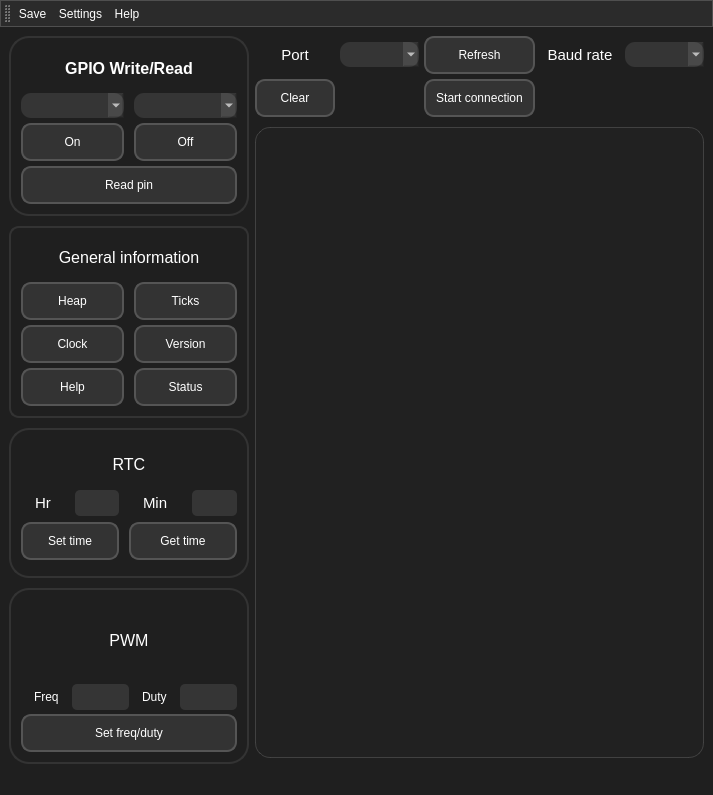
<?xml version="1.0" encoding="UTF-8"?>
<ui version="4.0">
 <class>MainWindow</class>
 <widget class="QMainWindow" name="MainWindow">
  <property name="geometry">
   <rect>
    <x>0</x>
    <y>0</y>
    <width>713</width>
    <height>795</height>
   </rect>
  </property>
  <property name="windowTitle">
   <string>MainWindow</string>
  </property>
  <property name="styleSheet">
   <string notr="true">background-color: #1f1f1f;  /* Idle: Dark grey/black */</string>
  </property>
  <widget class="QWidget" name="centralwidget">
   <property name="sizePolicy">
    <sizepolicy hsizetype="Expanding" vsizetype="Expanding">
     <horstretch>0</horstretch>
     <verstretch>0</verstretch>
    </sizepolicy>
   </property>
   <layout class="QGridLayout" name="gridLayout_2">
    <item row="0" column="2">
     <layout class="QGridLayout" name="gridLayout" rowstretch="0,0,0">
      <property name="verticalSpacing">
       <number>10</number>
      </property>
      <item row="2" column="0">
       <widget class="QTextEdit" name="log">
        <property name="sizePolicy">
         <sizepolicy hsizetype="Expanding" vsizetype="Expanding">
          <horstretch>0</horstretch>
          <verstretch>0</verstretch>
         </sizepolicy>
        </property>
        <property name="minimumSize">
         <size>
          <width>0</width>
          <height>0</height>
         </size>
        </property>
        <property name="font">
         <font>
          <family>Consolas</family>
          <pointsize>14</pointsize>
         </font>
        </property>
        <property name="focusPolicy">
         <enum>Qt::ClickFocus</enum>
        </property>
        <property name="styleSheet">
         <string notr="true">QTextEdit {
    border-image: url(images/bgLog.jpg);  /* Background image */
    background-color: rgba(53, 53, 53, 0.1);  /* Semi-transparent dark background */
    color: #ffffff;  /* White text color */
    font-family: Consolas, monospace;  /* Font settings */
    font-size: 14pt;  /* Font size */
    border: 1px solid rgba(79, 79, 79, 0.7);  /* Semi-transparent border */
    padding: 5px;  /* Padding inside the text edit */
    border-radius: 15px;  /* Rounded corners */
}</string>
        </property>
        <property name="readOnly">
         <bool>true</bool>
        </property>
        <property name="html">
         <string>&lt;!DOCTYPE HTML PUBLIC &quot;-//W3C//DTD HTML 4.0//EN&quot; &quot;http://www.w3.org/TR/REC-html40/strict.dtd&quot;&gt;
&lt;html&gt;&lt;head&gt;&lt;meta name=&quot;qrichtext&quot; content=&quot;1&quot; /&gt;&lt;style type=&quot;text/css&quot;&gt;
p, li { white-space: pre-wrap; }
&lt;/style&gt;&lt;/head&gt;&lt;body style=&quot; font-family:'Consolas','monospace'; font-size:14pt; font-weight:400; font-style:normal;&quot;&gt;
&lt;p align=&quot;justify&quot; style=&quot;-qt-paragraph-type:empty; margin-top:0px; margin-bottom:0px; margin-left:0px; margin-right:0px; -qt-block-indent:0; text-indent:0px; font-family:'MS Shell Dlg 2'; font-size:12pt;&quot;&gt;&lt;br /&gt;&lt;/p&gt;&lt;/body&gt;&lt;/html&gt;</string>
        </property>
       </widget>
      </item>
      <item row="1" column="0">
       <layout class="QGridLayout" name="gridLayout_3">
        <property name="topMargin">
         <number>0</number>
        </property>
        <property name="spacing">
         <number>5</number>
        </property>
        <item row="0" column="1">
         <widget class="QComboBox" name="portSelector">
          <property name="maximumSize">
           <size>
            <width>16777215</width>
            <height>25</height>
           </size>
          </property>
          <property name="styleSheet">
           <string notr="true">background-color: rgba(255, 255, 255, 0.1);
border-radius:10px;
color:white;
border-image:none;            
</string>
          </property>
         </widget>
        </item>
        <item row="0" column="4">
         <widget class="QComboBox" name="baudrateSelector">
          <property name="maximumSize">
           <size>
            <width>16777215</width>
            <height>25</height>
           </size>
          </property>
          <property name="styleSheet">
           <string notr="true">background-color: rgba(255, 255, 255, 0.1);
border-radius:10px;
color:white;
border-image:none;            
</string>
          </property>
         </widget>
        </item>
        <item row="0" column="3">
         <widget class="QLabel" name="label_10">
          <property name="font">
           <font>
            <family>Arial</family>
            <pointsize>11</pointsize>
           </font>
          </property>
          <property name="styleSheet">
           <string notr="true">background-color: #1f1f1f;  /* Idle: Dark grey/black */
border-radius:10px;
color:white;
border-image:none;
border: none;</string>
          </property>
          <property name="text">
           <string>Baud rate</string>
          </property>
          <property name="alignment">
           <set>Qt::AlignCenter</set>
          </property>
         </widget>
        </item>
        <item row="0" column="2">
         <widget class="QPushButton" name="refreshButton">
          <property name="styleSheet">
           <string notr="true">            QPushButton {
                color: white;
                background-color: #333333;  /* Idle: Dark grey/black */
                border: 2px solid #555555;  /* Darker border */
                border-radius: 10px;
                padding: 10px;
				border-image:none;
            }
            QPushButton:hover {
                background-color: #444444;  /* Hover: Slightly lighter grey */
                border: 2px solid #777777;  /* Lighter border on hover */
            }
            QPushButton:pressed {
                background-color: #222222;  /* Pressed: Darker black */
                border: 2px solid #999999;  /* Even lighter border when pressed */
            }</string>
          </property>
          <property name="text">
           <string>Refresh</string>
          </property>
         </widget>
        </item>
        <item row="0" column="0">
         <widget class="QLabel" name="label_9">
          <property name="font">
           <font>
            <family>Arial</family>
            <pointsize>11</pointsize>
           </font>
          </property>
          <property name="styleSheet">
           <string notr="true">background-color: #1f1f1f;  /* Idle: Dark grey/black */
border-radius:10px;
color:white;
border-image:none;
border: none;</string>
          </property>
          <property name="text">
           <string>Port</string>
          </property>
          <property name="alignment">
           <set>Qt::AlignCenter</set>
          </property>
         </widget>
        </item>
        <item row="1" column="0">
         <widget class="QPushButton" name="clearButton">
          <property name="styleSheet">
           <string notr="true">            QPushButton {
                color: white;
                background-color: #333333;  /* Idle: Dark grey/black */
                border: 2px solid #555555;  /* Darker border */
                border-radius: 10px;
                padding: 10px;
				border-image:none;
            }
            QPushButton:hover {
                background-color: #444444;  /* Hover: Slightly lighter grey */
                border: 2px solid #777777;  /* Lighter border on hover */
            }
            QPushButton:pressed {
                background-color: #222222;  /* Pressed: Darker black */
                border: 2px solid #999999;  /* Even lighter border when pressed */
            }</string>
          </property>
          <property name="text">
           <string>Clear</string>
          </property>
         </widget>
        </item>
        <item row="1" column="3" colspan="2">
         <spacer name="horizontalSpacer">
          <property name="orientation">
           <enum>Qt::Horizontal</enum>
          </property>
          <property name="sizeHint" stdset="0">
           <size>
            <width>40</width>
            <height>20</height>
           </size>
          </property>
         </spacer>
        </item>
        <item row="1" column="2">
         <widget class="QPushButton" name="startConnectionButton">
          <property name="styleSheet">
           <string notr="true">            QPushButton {
                color: white;
                background-color: #333333;  /* Idle: Dark grey/black */
                border: 2px solid #555555;  /* Darker border */
                border-radius: 10px;
                padding: 10px;
				border-image:none;
            }
            QPushButton:hover {
                background-color: #444444;  /* Hover: Slightly lighter grey */
                border: 2px solid #777777;  /* Lighter border on hover */
            }
            QPushButton:pressed {
                background-color: #222222;  /* Pressed: Darker black */
                border: 2px solid #999999;  /* Even lighter border when pressed */
            }</string>
          </property>
          <property name="text">
           <string>Start connection</string>
          </property>
         </widget>
        </item>
       </layout>
      </item>
     </layout>
    </item>
    <item row="0" column="0" rowspan="2" colspan="2">
     <layout class="QVBoxLayout" name="controlLayout" stretch="0,0,0,0">
      <property name="spacing">
       <number>10</number>
      </property>
      <item>
       <widget class="QFrame" name="frameGpio">
        <property name="maximumSize">
         <size>
          <width>240</width>
          <height>230</height>
         </size>
        </property>
        <property name="styleSheet">
         <string notr="true">
            QFrame {
				border-image:url(images/background.jpg);
                background-position: center; /* Position of the background image */
                background-repeat: no-repeat; /* Prevent the image from repeating */
                border: 2px solid #333333; /* Border color and width */
                border-radius: 20px; /* Rounded corners */
                padding: 10px; /* Padding inside the frame */
				color:white;
            }</string>
        </property>
        <property name="frameShape">
         <enum>QFrame::StyledPanel</enum>
        </property>
        <property name="frameShadow">
         <enum>QFrame::Raised</enum>
        </property>
        <layout class="QGridLayout" name="gridLayout_9">
         <property name="leftMargin">
          <number>0</number>
         </property>
         <property name="topMargin">
          <number>0</number>
         </property>
         <property name="rightMargin">
          <number>0</number>
         </property>
         <property name="bottomMargin">
          <number>0</number>
         </property>
         <property name="spacing">
          <number>0</number>
         </property>
         <item row="0" column="0" colspan="2">
          <layout class="QGridLayout" name="projectSelectionLayout_2" rowstretch="0,0,0,0,0,0,0" columnstretch="0,0">
           <property name="horizontalSpacing">
            <number>10</number>
           </property>
           <property name="verticalSpacing">
            <number>5</number>
           </property>
           <item row="0" column="0" colspan="2">
            <widget class="QLabel" name="labelProjectSelection_2">
             <property name="minimumSize">
              <size>
               <width>0</width>
               <height>40</height>
              </size>
             </property>
             <property name="maximumSize">
              <size>
               <width>16777215</width>
               <height>40</height>
              </size>
             </property>
             <property name="font">
              <font>
               <family>Arial</family>
               <pointsize>12</pointsize>
               <weight>75</weight>
               <italic>false</italic>
               <bold>true</bold>
              </font>
             </property>
             <property name="styleSheet">
              <string notr="true">background-color: #1f1f1f;  /* Idle: Dark grey/black */
border-radius:10px;
color:white;
border-image:none;
border: none;</string>
             </property>
             <property name="text">
              <string>GPIO Write/Read</string>
             </property>
             <property name="alignment">
              <set>Qt::AlignCenter</set>
             </property>
            </widget>
           </item>
           <item row="6" column="0" colspan="2">
            <widget class="QPushButton" name="readPinButton">
             <property name="styleSheet">
              <string notr="true">            QPushButton {
                color: white;
                background-color: #333333;  /* Idle: Dark grey/black */
                border: 2px solid #555555;  /* Darker border */
                border-radius: 10px;
                padding: 10px;
				border-image:none;
            }
            QPushButton:hover {
                background-color: #444444;  /* Hover: Slightly lighter grey */
                border: 2px solid #777777;  /* Lighter border on hover */
            }
            QPushButton:pressed {
                background-color: #222222;  /* Pressed: Darker black */
                border: 2px solid #999999;  /* Even lighter border when pressed */
            }</string>
             </property>
             <property name="text">
              <string>Read pin</string>
             </property>
            </widget>
           </item>
           <item row="2" column="0" colspan="2">
            <layout class="QHBoxLayout" name="horizontalLayout">
             <property name="spacing">
              <number>10</number>
             </property>
             <property name="topMargin">
              <number>0</number>
             </property>
             <item>
              <widget class="QComboBox" name="gpioSelector">
               <property name="minimumSize">
                <size>
                 <width>0</width>
                 <height>25</height>
                </size>
               </property>
               <property name="maximumSize">
                <size>
                 <width>16777215</width>
                 <height>25</height>
                </size>
               </property>
               <property name="styleSheet">
                <string notr="true">background-color: rgba(255, 255, 255, 0.1);
border-radius:10px;
color:white;
border-image:none;            
</string>
               </property>
              </widget>
             </item>
             <item>
              <widget class="QComboBox" name="pinSelector">
               <property name="minimumSize">
                <size>
                 <width>0</width>
                 <height>25</height>
                </size>
               </property>
               <property name="maximumSize">
                <size>
                 <width>16777215</width>
                 <height>25</height>
                </size>
               </property>
               <property name="styleSheet">
                <string notr="true">background-color: rgba(255, 255, 255, 0.1);
border-radius:10px;
color:white;
border-image:none;            
</string>
               </property>
              </widget>
             </item>
            </layout>
           </item>
           <item row="3" column="0" colspan="2">
            <layout class="QHBoxLayout" name="horizontalLayout_5">
             <property name="spacing">
              <number>10</number>
             </property>
             <property name="topMargin">
              <number>0</number>
             </property>
             <item>
              <widget class="QPushButton" name="onButton">
               <property name="sizePolicy">
                <sizepolicy hsizetype="Expanding" vsizetype="Fixed">
                 <horstretch>0</horstretch>
                 <verstretch>0</verstretch>
                </sizepolicy>
               </property>
               <property name="styleSheet">
                <string notr="true">            QPushButton {
                color: white;
                background-color: #333333;  /* Idle: Dark grey/black */
                border: 2px solid #555555;  /* Darker border */
                border-radius: 10px;
                padding: 10px;
				border-image:none;
            }
            QPushButton:hover {
                background-color: #444444;  /* Hover: Slightly lighter grey */
                border: 2px solid #777777;  /* Lighter border on hover */
            }
            QPushButton:pressed {
                background-color: #222222;  /* Pressed: Darker black */
                border: 2px solid #999999;  /* Even lighter border when pressed */
            }</string>
               </property>
               <property name="text">
                <string>On</string>
               </property>
              </widget>
             </item>
             <item>
              <widget class="QPushButton" name="offButton">
               <property name="sizePolicy">
                <sizepolicy hsizetype="Expanding" vsizetype="Fixed">
                 <horstretch>0</horstretch>
                 <verstretch>0</verstretch>
                </sizepolicy>
               </property>
               <property name="styleSheet">
                <string notr="true">            QPushButton {
                color: white;
                background-color: #333333;  /* Idle: Dark grey/black */
                border: 2px solid #555555;  /* Darker border */
                border-radius: 10px;
                padding: 10px;
				border-image:none;
            }
            QPushButton:hover {
                background-color: #444444;  /* Hover: Slightly lighter grey */
                border: 2px solid #777777;  /* Lighter border on hover */
            }
            QPushButton:pressed {
                background-color: #222222;  /* Pressed: Darker black */
                border: 2px solid #999999;  /* Even lighter border when pressed */
            }</string>
               </property>
               <property name="text">
                <string>Off</string>
               </property>
              </widget>
             </item>
            </layout>
           </item>
          </layout>
         </item>
        </layout>
       </widget>
      </item>
      <item>
       <widget class="QFrame" name="frameInformation">
        <property name="maximumSize">
         <size>
          <width>240</width>
          <height>16777215</height>
         </size>
        </property>
        <property name="styleSheet">
         <string notr="true">
            QFrame {
				border-image:url(images/background.jpg);
                background-position: center; /* Position of the background image */
                background-repeat: no-repeat; /* Prevent the image from repeating */
                border: 2px solid #333333; /* Border color and width */
                border-radius: 10px; /* Rounded corners */
                padding: 10px; /* Padding inside the frame */
				color:white;
            }</string>
        </property>
        <property name="frameShape">
         <enum>QFrame::StyledPanel</enum>
        </property>
        <property name="frameShadow">
         <enum>QFrame::Raised</enum>
        </property>
        <layout class="QGridLayout" name="gridLayout_10">
         <property name="leftMargin">
          <number>0</number>
         </property>
         <property name="topMargin">
          <number>0</number>
         </property>
         <property name="rightMargin">
          <number>0</number>
         </property>
         <property name="bottomMargin">
          <number>0</number>
         </property>
         <property name="spacing">
          <number>0</number>
         </property>
         <item row="1" column="0">
          <layout class="QGridLayout" name="gridLayout_11" columnstretch="0,0,0">
           <property name="horizontalSpacing">
            <number>10</number>
           </property>
           <property name="verticalSpacing">
            <number>5</number>
           </property>
           <item row="2" column="1">
            <widget class="QPushButton" name="clockButton">
             <property name="styleSheet">
              <string notr="true">            QPushButton {
                color: white;
                background-color: #333333;  /* Idle: Dark grey/black */
                border: 2px solid #555555;  /* Darker border */
                border-radius: 10px;
                padding: 10px;
				border-image:none;
            }
            QPushButton:hover {
                background-color: #444444;  /* Hover: Slightly lighter grey */
                border: 2px solid #777777;  /* Lighter border on hover */
            }
            QPushButton:pressed {
                background-color: #222222;  /* Pressed: Darker black */
                border: 2px solid #999999;  /* Even lighter border when pressed */
            }</string>
             </property>
             <property name="text">
              <string>Clock</string>
             </property>
            </widget>
           </item>
           <item row="1" column="2">
            <widget class="QPushButton" name="ticksButton">
             <property name="styleSheet">
              <string notr="true">            QPushButton {
                color: white;
                background-color: #333333;  /* Idle: Dark grey/black */
                border: 2px solid #555555;  /* Darker border */
                border-radius: 10px;
                padding: 10px;
				border-image:none;
            }
            QPushButton:hover {
                background-color: #444444;  /* Hover: Slightly lighter grey */
                border: 2px solid #777777;  /* Lighter border on hover */
            }
            QPushButton:pressed {
                background-color: #222222;  /* Pressed: Darker black */
                border: 2px solid #999999;  /* Even lighter border when pressed */
            }</string>
             </property>
             <property name="text">
              <string>Ticks</string>
             </property>
            </widget>
           </item>
           <item row="3" column="2">
            <widget class="QPushButton" name="statusButton">
             <property name="styleSheet">
              <string notr="true">            QPushButton {
                color: white;
                background-color: #333333;  /* Idle: Dark grey/black */
                border: 2px solid #555555;  /* Darker border */
                border-radius: 10px;
                padding: 10px;
				border-image:none;
            }
            QPushButton:hover {
                background-color: #444444;  /* Hover: Slightly lighter grey */
                border: 2px solid #777777;  /* Lighter border on hover */
            }
            QPushButton:pressed {
                background-color: #222222;  /* Pressed: Darker black */
                border: 2px solid #999999;  /* Even lighter border when pressed */
            }</string>
             </property>
             <property name="text">
              <string>Status</string>
             </property>
            </widget>
           </item>
           <item row="1" column="1">
            <widget class="QPushButton" name="heapButton">
             <property name="styleSheet">
              <string notr="true">            QPushButton {
                color: white;
                background-color: #333333;  /* Idle: Dark grey/black */
                border: 2px solid #555555;  /* Darker border */
                border-radius: 10px;
                padding: 10px;
				border-image:none;
            }
            QPushButton:hover {
                background-color: #444444;  /* Hover: Slightly lighter grey */
                border: 2px solid #777777;  /* Lighter border on hover */
            }
            QPushButton:pressed {
                background-color: #222222;  /* Pressed: Darker black */
                border: 2px solid #999999;  /* Even lighter border when pressed */
            }</string>
             </property>
             <property name="text">
              <string>Heap</string>
             </property>
            </widget>
           </item>
           <item row="3" column="1">
            <widget class="QPushButton" name="helpButton">
             <property name="styleSheet">
              <string notr="true">            QPushButton {
                color: white;
                background-color: #333333;  /* Idle: Dark grey/black */
                border: 2px solid #555555;  /* Darker border */
                border-radius: 10px;
                padding: 10px;
				border-image:none;
            }
            QPushButton:hover {
                background-color: #444444;  /* Hover: Slightly lighter grey */
                border: 2px solid #777777;  /* Lighter border on hover */
            }
            QPushButton:pressed {
                background-color: #222222;  /* Pressed: Darker black */
                border: 2px solid #999999;  /* Even lighter border when pressed */
            }</string>
             </property>
             <property name="text">
              <string>Help</string>
             </property>
            </widget>
           </item>
           <item row="2" column="2">
            <widget class="QPushButton" name="versionButton">
             <property name="styleSheet">
              <string notr="true">            QPushButton {
                color: white;
                background-color: #333333;  /* Idle: Dark grey/black */
                border: 2px solid #555555;  /* Darker border */
                border-radius: 10px;
                padding: 10px;
				border-image:none;
            }
            QPushButton:hover {
                background-color: #444444;  /* Hover: Slightly lighter grey */
                border: 2px solid #777777;  /* Lighter border on hover */
            }
            QPushButton:pressed {
                background-color: #222222;  /* Pressed: Darker black */
                border: 2px solid #999999;  /* Even lighter border when pressed */
            }</string>
             </property>
             <property name="text">
              <string>Version</string>
             </property>
            </widget>
           </item>
           <item row="0" column="1" colspan="2">
            <widget class="QLabel" name="titleLabel">
             <property name="maximumSize">
              <size>
               <width>16777215</width>
               <height>40</height>
              </size>
             </property>
             <property name="font">
              <font>
               <pointsize>12</pointsize>
              </font>
             </property>
             <property name="styleSheet">
              <string notr="true">background-color: #1f1f1f;  /* Idle: Dark grey/black */
border-radius:10px;
color:white;
border-image:none;
border: none;</string>
             </property>
             <property name="text">
              <string>General information</string>
             </property>
             <property name="alignment">
              <set>Qt::AlignCenter</set>
             </property>
            </widget>
           </item>
          </layout>
         </item>
        </layout>
       </widget>
      </item>
      <item>
       <widget class="QFrame" name="framePwm">
        <property name="maximumSize">
         <size>
          <width>240</width>
          <height>150</height>
         </size>
        </property>
        <property name="styleSheet">
         <string notr="true">
            QFrame {
				border-image:url(images/background.jpg);
                background-position: center; /* Position of the background image */
                background-repeat: no-repeat; /* Prevent the image from repeating */
                border: 2px solid #333333; /* Border color and width */
                border-radius: 20px; /* Rounded corners */
                padding: 10px; /* Padding inside the frame */
				color:white;
            }</string>
        </property>
        <property name="frameShape">
         <enum>QFrame::StyledPanel</enum>
        </property>
        <property name="frameShadow">
         <enum>QFrame::Raised</enum>
        </property>
        <layout class="QGridLayout" name="gridLayout_12">
         <property name="leftMargin">
          <number>0</number>
         </property>
         <property name="topMargin">
          <number>0</number>
         </property>
         <property name="rightMargin">
          <number>0</number>
         </property>
         <property name="bottomMargin">
          <number>0</number>
         </property>
         <property name="spacing">
          <number>0</number>
         </property>
         <item row="0" column="0">
          <layout class="QGridLayout" name="pcConnectionLayout_2">
           <property name="horizontalSpacing">
            <number>10</number>
           </property>
           <property name="verticalSpacing">
            <number>0</number>
           </property>
           <item row="1" column="3">
            <widget class="QLineEdit" name="minLineEdit">
             <property name="styleSheet">
              <string notr="true">
                                QLineEdit {
                                    background-color: rgba(255, 255, 255, 0.1);
                                    color: white; /* Text color */
                                    border-radius: 5px; /* Rounded corners */
                                    padding: 5px 10px; /* Padding */
									border-image:none;
                                }</string>
             </property>
            </widget>
           </item>
           <item row="1" column="1">
            <widget class="QLineEdit" name="hourLineEdit">
             <property name="styleSheet">
              <string notr="true">
                                QLineEdit {
                                    background-color: rgba(255, 255, 255, 0.1);
                                    color: white; /* Text color */
                                    border-radius: 5px; /* Rounded corners */
                                    padding: 5px 10px; /* Padding */
									border-image:none;
                                }</string>
             </property>
            </widget>
           </item>
           <item row="1" column="0">
            <widget class="QLabel" name="label_5">
             <property name="font">
              <font>
               <family>Arial</family>
               <pointsize>11</pointsize>
              </font>
             </property>
             <property name="styleSheet">
              <string notr="true">background-color: #1f1f1f;  /* Idle: Dark grey/black */
border-radius:10px;
color:white;
border-image:none;
border: none;</string>
             </property>
             <property name="text">
              <string>Hr</string>
             </property>
            </widget>
           </item>
           <item row="1" column="2">
            <widget class="QLabel" name="label_7">
             <property name="font">
              <font>
               <family>Arial</family>
               <pointsize>11</pointsize>
              </font>
             </property>
             <property name="styleSheet">
              <string notr="true">background-color: #1f1f1f;  /* Idle: Dark grey/black */
border-radius:10px;
color:white;
border-image:none;
border: none;</string>
             </property>
             <property name="text">
              <string>Min</string>
             </property>
            </widget>
           </item>
           <item row="0" column="0" colspan="4">
            <widget class="QLabel" name="label_4">
             <property name="maximumSize">
              <size>
               <width>16777215</width>
               <height>40</height>
              </size>
             </property>
             <property name="font">
              <font>
               <pointsize>12</pointsize>
              </font>
             </property>
             <property name="styleSheet">
              <string notr="true">background-color: #1f1f1f;  /* Idle: Dark grey/black */
border-radius:10px;
color:white;
border-image:none;
border: none;</string>
             </property>
             <property name="text">
              <string>RTC</string>
             </property>
             <property name="alignment">
              <set>Qt::AlignCenter</set>
             </property>
            </widget>
           </item>
           <item row="2" column="0" colspan="2">
            <widget class="QPushButton" name="setTimeButton">
             <property name="styleSheet">
              <string notr="true">            QPushButton {
                color: white;
                background-color: #333333;  /* Idle: Dark grey/black */
                border: 2px solid #555555;  /* Darker border */
                border-radius: 10px;
                padding: 10px;
				border-image:none;
            }
            QPushButton:hover {
                background-color: #444444;  /* Hover: Slightly lighter grey */
                border: 2px solid #777777;  /* Lighter border on hover */
            }
            QPushButton:pressed {
                background-color: #222222;  /* Pressed: Darker black */
                border: 2px solid #999999;  /* Even lighter border when pressed */
            }</string>
             </property>
             <property name="text">
              <string>Set time</string>
             </property>
            </widget>
           </item>
           <item row="2" column="2" colspan="2">
            <widget class="QPushButton" name="getTimeButton">
             <property name="styleSheet">
              <string notr="true">            QPushButton {
                color: white;
                background-color: #333333;  /* Idle: Dark grey/black */
                border: 2px solid #555555;  /* Darker border */
                border-radius: 10px;
                padding: 10px;
				border-image:none;
            }
            QPushButton:hover {
                background-color: #444444;  /* Hover: Slightly lighter grey */
                border: 2px solid #777777;  /* Lighter border on hover */
            }
            QPushButton:pressed {
                background-color: #222222;  /* Pressed: Darker black */
                border: 2px solid #999999;  /* Even lighter border when pressed */
            }</string>
             </property>
             <property name="text">
              <string>Get time</string>
             </property>
            </widget>
           </item>
          </layout>
         </item>
        </layout>
       </widget>
      </item>
      <item>
       <widget class="QFrame" name="frame">
        <property name="maximumSize">
         <size>
          <width>240</width>
          <height>16777215</height>
         </size>
        </property>
        <property name="styleSheet">
         <string notr="true">
            QFrame {
				border-image:url(images/background.jpg);
                background-position: center; /* Position of the background image */
                background-repeat: no-repeat; /* Prevent the image from repeating */
                border: 2px solid #333333; /* Border color and width */
                border-radius: 20px; /* Rounded corners */
                padding: 10px; /* Padding inside the frame */
				color:white;
            }</string>
        </property>
        <property name="frameShape">
         <enum>QFrame::StyledPanel</enum>
        </property>
        <property name="frameShadow">
         <enum>QFrame::Raised</enum>
        </property>
        <layout class="QGridLayout" name="gridLayout_5">
         <property name="leftMargin">
          <number>0</number>
         </property>
         <property name="topMargin">
          <number>0</number>
         </property>
         <property name="rightMargin">
          <number>0</number>
         </property>
         <property name="bottomMargin">
          <number>0</number>
         </property>
         <property name="spacing">
          <number>0</number>
         </property>
         <item row="0" column="0">
          <layout class="QGridLayout" name="gridLayout_4">
           <item row="2" column="0">
            <widget class="QLabel" name="label_2">
             <property name="styleSheet">
              <string notr="true">background-color: #1f1f1f;  /* Idle: Dark grey/black */
border-radius:10px;
color:white;
border-image:none;
border: none;</string>
             </property>
             <property name="text">
              <string>Freq</string>
             </property>
            </widget>
           </item>
           <item row="2" column="1">
            <widget class="QLineEdit" name="freqLineEdit">
             <property name="styleSheet">
              <string notr="true">
                                QLineEdit {
                                    background-color: rgba(255, 255, 255, 0.1);
                                    color: white; /* Text color */
                                    border-radius: 5px; /* Rounded corners */
                                    padding: 5px 10px; /* Padding */
									border-image:none;
                                }</string>
             </property>
            </widget>
           </item>
           <item row="2" column="2">
            <widget class="QLabel" name="label_3">
             <property name="styleSheet">
              <string notr="true">background-color: #1f1f1f;  /* Idle: Dark grey/black */
border-radius:10px;
color:white;
border-image:none;
border: none;</string>
             </property>
             <property name="text">
              <string>Duty</string>
             </property>
            </widget>
           </item>
           <item row="2" column="3">
            <widget class="QLineEdit" name="dutyCycleLineEdit">
             <property name="styleSheet">
              <string notr="true">
                                QLineEdit {
                                    background-color: rgba(255, 255, 255, 0.1);
                                    color: white; /* Text color */
                                    border-radius: 5px; /* Rounded corners */
                                    padding: 5px 10px; /* Padding */
									border-image:none;
                                }</string>
             </property>
            </widget>
           </item>
           <item row="1" column="0" colspan="4">
            <widget class="QLabel" name="label">
             <property name="font">
              <font>
               <pointsize>12</pointsize>
              </font>
             </property>
             <property name="styleSheet">
              <string notr="true">background-color: #1f1f1f;  /* Idle: Dark grey/black */
border-radius:10px;
color:white;
border-image:none;
border: none;</string>
             </property>
             <property name="text">
              <string>PWM</string>
             </property>
             <property name="alignment">
              <set>Qt::AlignCenter</set>
             </property>
            </widget>
           </item>
           <item row="3" column="0" colspan="4">
            <widget class="QPushButton" name="setFreqDutyButton">
             <property name="styleSheet">
              <string notr="true">            QPushButton {
                color: white;
                background-color: #333333;  /* Idle: Dark grey/black */
                border: 2px solid #555555;  /* Darker border */
                border-radius: 10px;
                padding: 10px;
				border-image:none;
            }
            QPushButton:hover {
                background-color: #444444;  /* Hover: Slightly lighter grey */
                border: 2px solid #777777;  /* Lighter border on hover */
            }
            QPushButton:pressed {
                background-color: #222222;  /* Pressed: Darker black */
                border: 2px solid #999999;  /* Even lighter border when pressed */
            }</string>
             </property>
             <property name="text">
              <string>Set freq/duty</string>
             </property>
            </widget>
           </item>
          </layout>
         </item>
        </layout>
       </widget>
      </item>
     </layout>
    </item>
   </layout>
  </widget>
  <widget class="QStatusBar" name="statusbar"/>
  <widget class="QToolBar" name="toolBar">
   <property name="windowTitle">
    <string>toolBar</string>
   </property>
   <property name="styleSheet">
    <string notr="true">QToolBar {
    background-color: #2b2b2b;  /* Slightly brighter dark black background */
    border: 1px solid #4f4f4f;   /* Darker black border */
    spacing: 1px;                /* Space between toolbar items */
    padding: 1px;                /* Padding inside the toolbar */
}
QToolButton {
    background-color: #2b2b2b;  /* Match toolbar background */
    color: #ffffff;             /* White text/icon color */
    border: none;               /* Remove default button border */
    border-radius: 1px;         /* Slight rounding of buttons */
    padding: 1px;               /* Padding inside buttons */
}
QToolButton:hover {
    background-color: #3c3c3c;  /* Slightly lighter black on hover */
}
</string>
   </property>
   <attribute name="toolBarArea">
    <enum>TopToolBarArea</enum>
   </attribute>
   <attribute name="toolBarBreak">
    <bool>false</bool>
   </attribute>
   <addaction name="actionSave"/>
   <addaction name="actionSettings"/>
   <addaction name="actionHelp"/>
  </widget>
  <action name="actionSave">
   <property name="icon">
    <iconset resource="resources.qrc">
     <normaloff>:/newPrefix/img/save.png</normaloff>:/newPrefix/img/save.png</iconset>
   </property>
   <property name="text">
    <string>Save</string>
   </property>
   <property name="toolTip">
    <string>Save logs to a file</string>
   </property>
   <property name="shortcut">
    <string>Ctrl+S</string>
   </property>
  </action>
  <action name="actionSettings">
   <property name="icon">
    <iconset resource="resources.qrc">
     <normaloff>:/newPrefix/img/settings.png</normaloff>:/newPrefix/img/settings.png</iconset>
   </property>
   <property name="text">
    <string>Settings</string>
   </property>
   <property name="toolTip">
    <string>Show general settings</string>
   </property>
   <property name="shortcut">
    <string>Ctrl+F</string>
   </property>
  </action>
  <action name="actionHelp">
   <property name="icon">
    <iconset resource="resources.qrc">
     <normaloff>:/newPrefix/img/help.png</normaloff>:/newPrefix/img/help.png</iconset>
   </property>
   <property name="text">
    <string>Help</string>
   </property>
   <property name="toolTip">
    <string>Shows Help</string>
   </property>
   <property name="shortcut">
    <string>Ctrl+H</string>
   </property>
  </action>
 </widget>
 <resources>
  <include location="resources.qrc"/>
 </resources>
 <connections/>
</ui>
